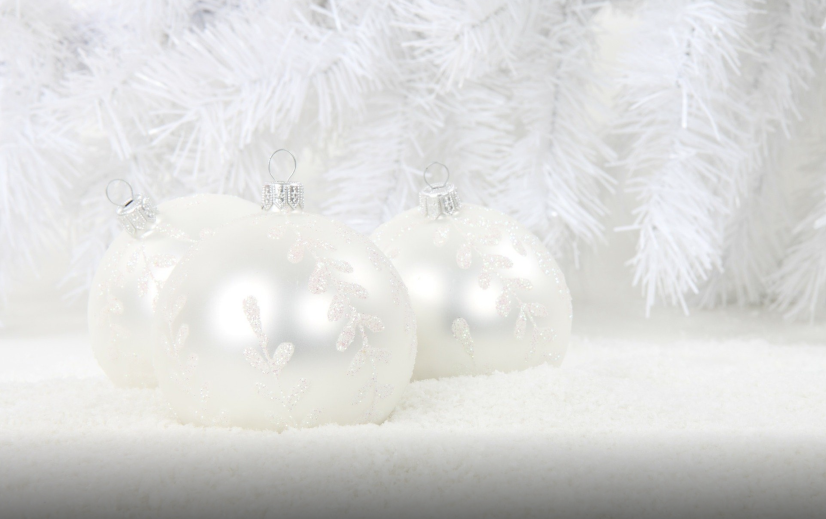
#> input picture data/foreground.png, 2478 x 1556 px (shown at 1/3 size)
$ python utils.py
#> lines starting #> are read from the running program, lines starting #| are printed output that depends on the picture
import json
import qrcode
from PIL import Image


class QRCodeGenerator:
    """This class implements a QR code generator.

    Attributes
    ----------
    nb_rows : int
        Number of rows for splitting images or QR codes.
    nb_cols : int
        Number of columns for splitting images or QR codes.

    Methods
    -------
    split_image: Splits an image into smaller tiles based on the specified number of rows and columns.
    generate_qr_pieces: Generates QR code pieces with overlays based on the specified number of rows and columns.
    generate_qr: Generates a QR code image from a given URL and saves it to a specified output path.
    """

    def __init__(self, nb_rows: int, nb_cols: int):
        """Initialize the QRCodeGenerator with the number of rows and columns for splitting.

        Parameters
        ----------
        nb_rows : int
            Number of rows for splitting images or QR codes.
        nb_cols : int
            Number of columns for splitting images or QR codes.

        """
        self.nb_rows = nb_rows
        self.nb_cols = nb_cols

    def split_image(self, image_path: str, output_dir: str) -> None:
        """Split an image into smaller tiles based on the specified number of rows and columns.

        Parameters
        ----------
        image_path : str
            Path to the input image file.
        output_dir : str
            Directory to save the resulting image tiles.

        """
#> called with image_path = 'data/foreground.png', output_dir = 'data/tiles'
        img = Image.open(image_path)
#> img is the input picture: PIL image 2478x1556 RGBA; mean R, G, B, A 219.2, 219.4, 218.3, 255
        width, height = img.size
#> width = 2478; height = 1556
        tile_width = width // self.nb_cols
#> tile_width = 413
        tile_height = height // self.nb_rows
#> tile_height = 389

        for row in range(self.nb_rows):
            for col in range(self.nb_cols):
                left = col * tile_width
                upper = row * tile_height
                right = (col + 1) * tile_width
                lower = (row + 1) * tile_height

                tile = img.crop((left, upper, right, lower))
                tile.save(f"{output_dir}/tile_{row}_{col}.png")
#> this loop made 4 passes
#> pass 1, in split_image, `tile.save(f"{output_dir}/tile_{row}_{col}.png")`:
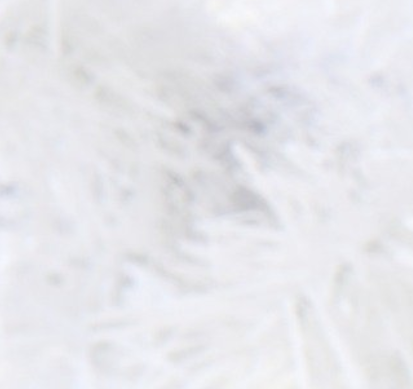
#> saved as tile_0_0.png: PIL image 413x389 RGBA; mean R, G, B, A 230.7, 230.8, 235.5, 255
#> pass 1, in split_image, `tile.save(f"{output_dir}/tile_{row}_{col}.png")`:
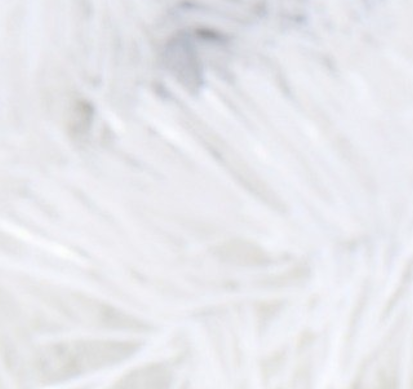
#> saved as tile_0_1.png: PIL image 413x389 RGBA; mean R, G, B, A 231.9, 232.3, 237.2, 255
#> pass 1, in split_image, `tile.save(f"{output_dir}/tile_{row}_{col}.png")`:
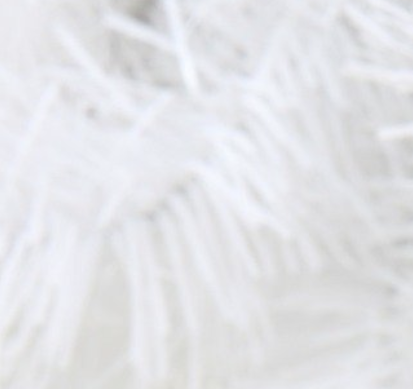
#> saved as tile_0_2.png: PIL image 413x389 RGBA; mean R, G, B, A 227.1, 227.8, 231.3, 255
#> pass 1, in split_image, `tile.save(f"{output_dir}/tile_{row}_{col}.png")`:
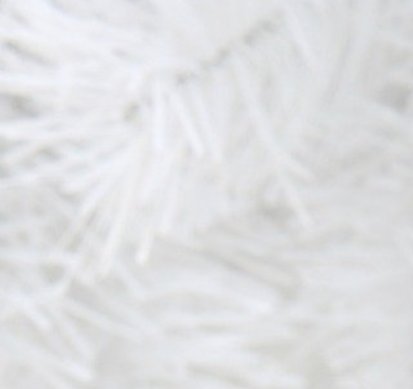
#> saved as tile_0_3.png: PIL image 413x389 RGBA; mean R, G, B, A 223, 223.8, 226, 255
#> after the loop:
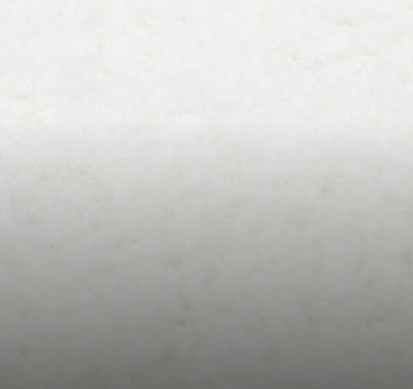
#> tile: PIL image 413x389 RGBA; mean R, G, B, A 192, 192.1, 189.7, 255

    def generate_custom_qr(
        self, data: str, background_path: str, output_path: str
    ) -> None:
        """Generate a custom QR code with a background image.

        Parameters
        ----------
        data : str
            The data to encode in the QR code.
        background_path : str
            Path to the background image to use.
        output_path : str
            Path to save the resulting custom QR code image.
        """
        qr = qrcode.QRCode(error_correction=qrcode.constants.ERROR_CORRECT_H)
        qr.add_data(data)
        qr.make(fit=True)
        qr_img = qr.make_image(fill_color="black", back_color="white").convert("RGBA")

        background = Image.open(background_path).convert("RGBA")
        background = background.resize(qr_img.size, Image.Resampling.LANCZOS)

        qr_img.putalpha(100)
        background.putalpha(255)
        combined = Image.alpha_composite(background, qr_img)

        combined.save(output_path)

    def generate_qr_pieces(self, data: str, output_dir: str) -> None:
        """Generate a QR code split into grid pieces and overlays each piece on a specific background image.

        Parameters
        ----------
        data : str
            The data to encode in the QR code.
        output_dir : str
            Directory to save the resulting QR code pieces.

        """
#> (the run stopped early here; a loop or call above may not have finished)
